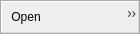
<?xml version="1.0" encoding="UTF-8"?>
<ui version="4.0">
 <class>mqMainControlsToolbar</class>
 <widget class="QToolBar" name="mqMainControlsToolbar">
  <property name="geometry">
   <rect>
    <x>0</x>
    <y>0</y>
    <width>140</width>
    <height>34</height>
   </rect>
  </property>
  <property name="windowTitle">
   <string>Main Controls</string>
  </property>
  <property name="orientation">
   <enum>Qt::Horizontal</enum>
  </property>
  <action name="actionOpenData">
   <property name="icon">
    <iconset resource="../Icons/icons.qrc">
     <normaloff>:/Icons/fileopen32.png</normaloff>
     <normalon>:/Icons/fileopen32.png</normalon>:/Icons/fileopen32.png</iconset>
   </property>
   <property name="text">
    <string>Open...</string>
   </property>
   <property name="statusTip">
    <string>Open</string>
   </property>
   <property name="PV_MUST_BE_MASTER_TO_SHOW" stdset="0">
    <bool>true</bool>
   </property>
  </action>
  <action name="actionSaveData">
   <property name="icon">
    <iconset resource="../Icons/icons.qrc">
     <normaloff>:/Icons/filesave32.png</normaloff>
     <normalon>:/Icons/filesave32.png</normalon>:/Icons/filesave32.png</iconset>
   </property>
   <property name="text">
    <string>Save project...</string>
   </property>
   <property name="toolTip">
    <string>Save project...</string>
   </property>
   <property name="PV_MUST_BE_MASTER_TO_SHOW" stdset="0">
    <bool>true</bool>
   </property>
  </action>
  <action name="actionUndo">
   <property name="icon">
    <iconset resource="../Icons/icons.qrc">
     <normaloff>:/Icons/undo.png</normaloff>:/Icons/undo.png</iconset>
   </property>
   <property name="text">
    <string>&amp;Undo</string>
   </property>
  </action>
  <action name="actionRedo">
   <property name="icon">
    <iconset resource="../Icons/icons.qrc">
     <normaloff>:/Icons/redo.png</normaloff>:/Icons/redo.png</iconset>
   </property>
   <property name="text">
    <string>&amp;Redo</string>
   </property>
  </action>
  <addaction name="actionOpenData"/>
  <addaction name="actionSaveData"/>
  <addaction name="separator"/>
  <addaction name="actionUndo"/>
  <addaction name="actionRedo"/>
 </widget>
 <resources>
  <include location="../Icons/icons.qrc"/>
  <include location="../Icons/icons.qrc"/>
 </resources>
 <connections/>
</ui>
